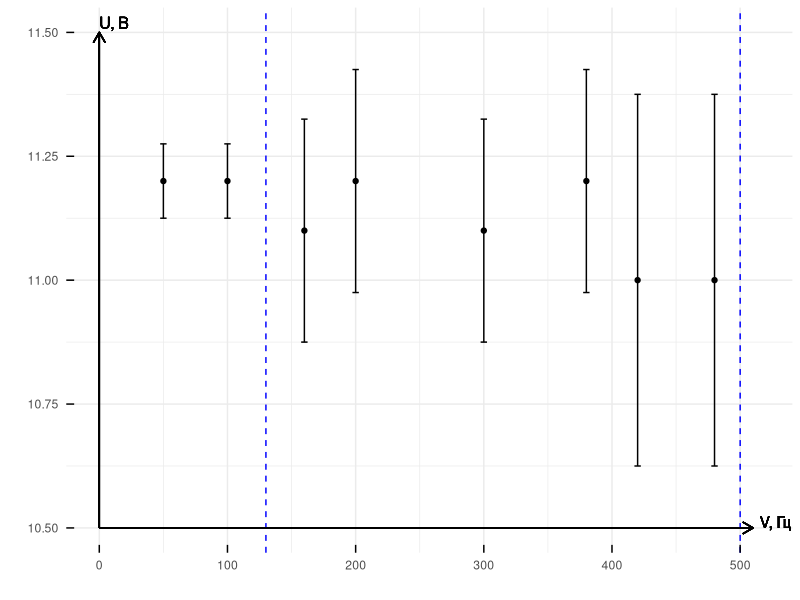

This chart was generated by the following R code:
# Load ggplot2 package
library(ggplot2)

# Create a data frame with your data
data <- data.frame(
  frequency = c(50, 100, 160, 200, 300, 380, 420, 480),
  reading = c(11.2, 11.2, 11.1, 11.2, 11.1, 11.2, 11, 11),
  error = c(0.075, 0.075, 0.225, 0.225, 0.225, 0.225, 0.375, 0.375)
)

# Set the threshold for the distinction between normal and side frequency areas
threshold <- 130
threshold2 <- 500

# Create the plot
plot <- ggplot(data, aes(x = frequency, y = reading)) +
  geom_point() +
  geom_errorbar(aes(ymin = reading - error, ymax = reading + error), width = 5) +
  geom_vline(aes(xintercept = threshold), linetype = "dashed", color = "blue") +
  geom_vline(aes(xintercept = threshold2), linetype = "dashed", color = "blue") +
  geom_segment(aes(x = 0, y = 10.5, xend = 0, yend = 11.5), arrow = arrow(length = unit(0.3, "cm"))) +
  geom_segment(aes(x = 0, y = 10.5, xend = 510, yend = 10.5), arrow = arrow(length = unit(0.3, "cm"))) +
  geom_text(aes(x = 510, y = 10.5), label = "V, Гц", hjust = -0.2, vjust = 0, size = 4) +
  geom_text(aes(x = 0, y = 11.5), label = "U, В", hjust = 0., vjust = -0.3, size = 4) +
  labs(x = "", y = "") +
  scale_x_continuous(limits = c(0, 515)) +
  scale_y_continuous(limits = c(10.5, 11.5)) +
  theme_minimal() +
  theme(
    axis.ticks = element_line(color = "black", size = 0.5),
    axis.ticks.length = unit(-0.2, "cm"),
    axis.text.x = element_text(margin = margin(t = 0.2, unit = "cm")),
    axis.text.y = element_text(margin = margin(r = 0.2, unit = "cm"))
  )

# Print the plot
print(plot)
